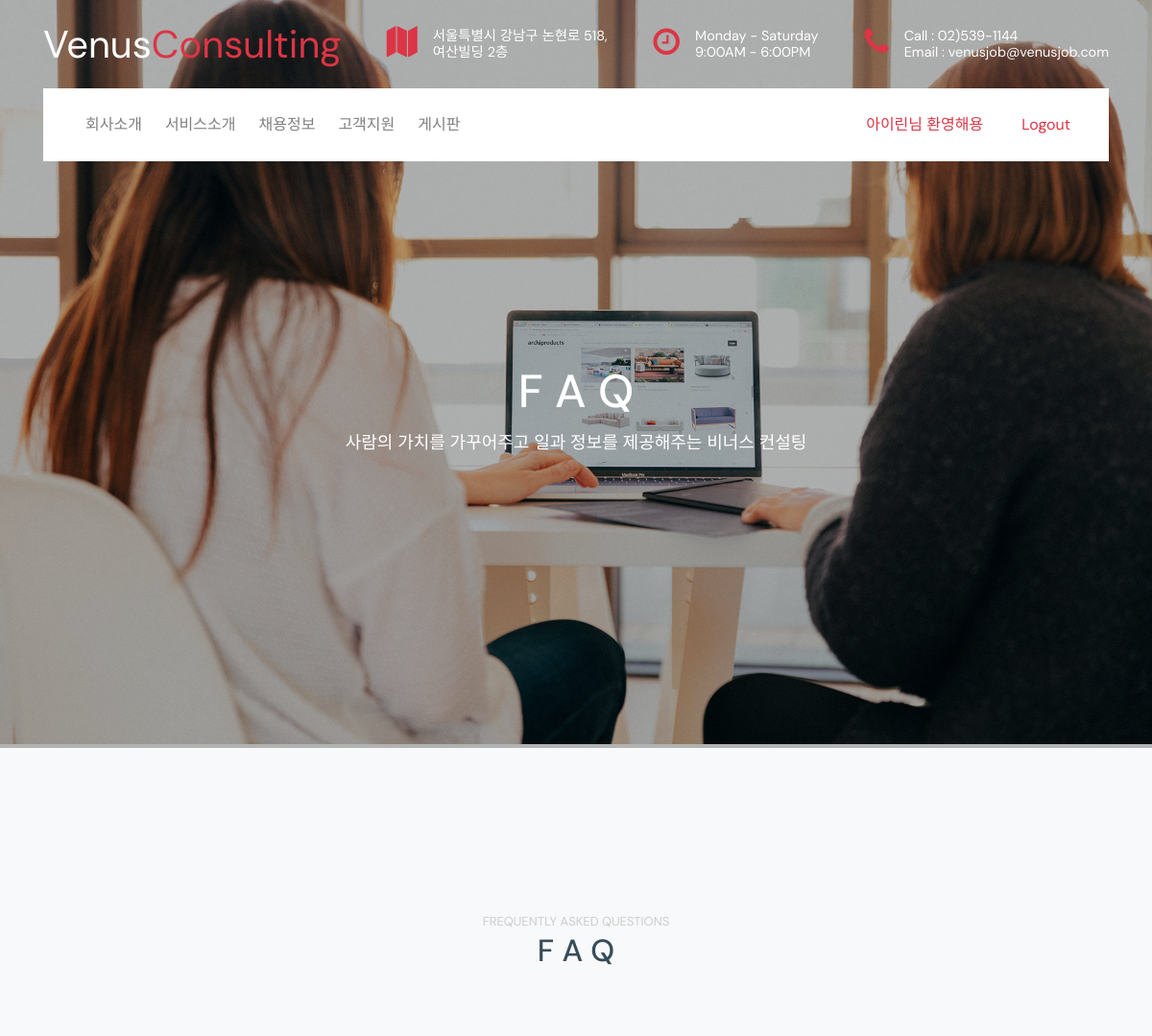
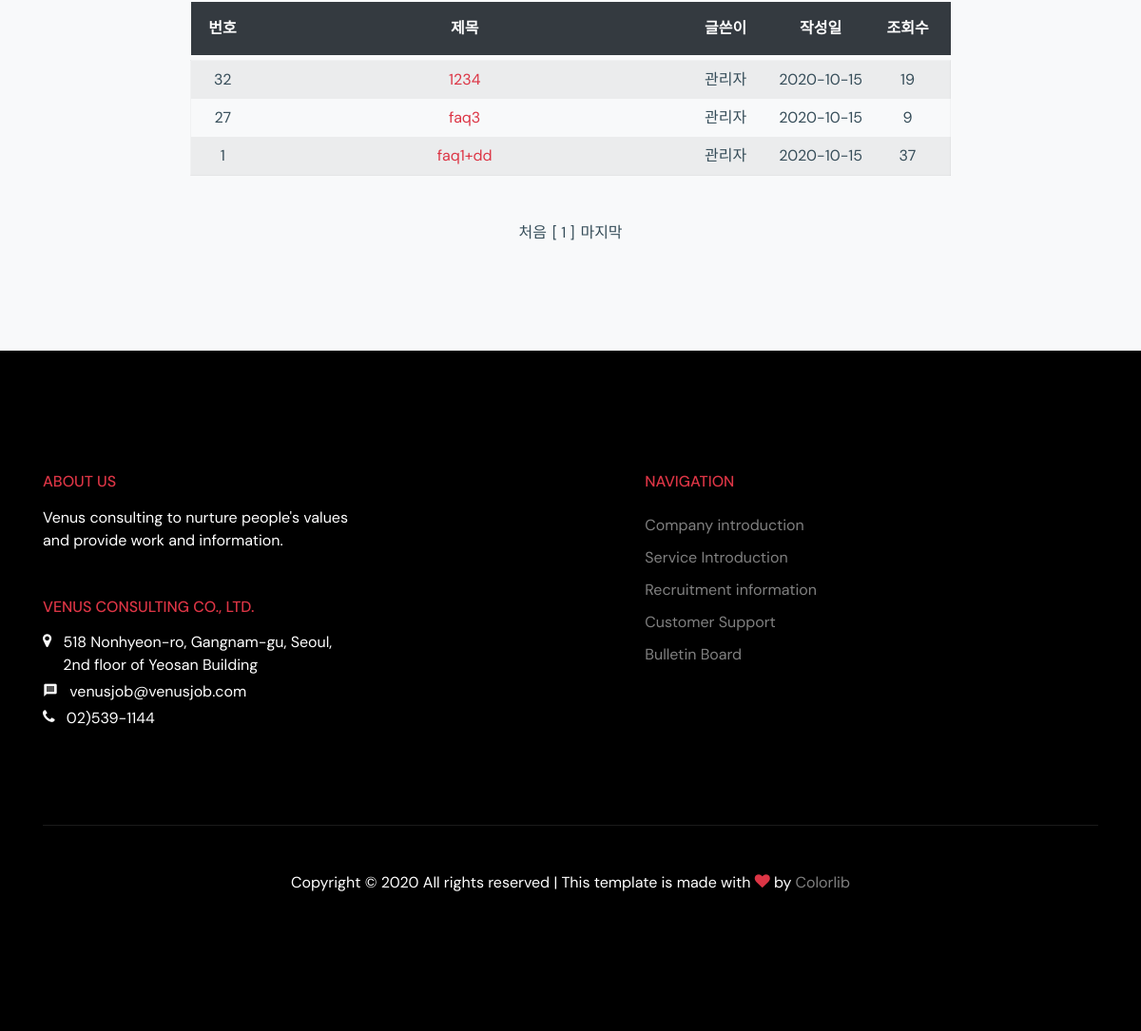
Page /faq_board.php (signed in) on the committed database (2 pictures, top to bottom).
### tables this page shows
CREATE TABLE IF NOT EXISTS `member` (
  `memberId` varchar(50) NOT NULL,
  `password` varchar(50) DEFAULT NULL,
  `name` varchar(50) DEFAULT NULL,
  `email` varchar(50) DEFAULT NULL,
  `birthDate` date DEFAULT NULL,
  `phone` varchar(50) DEFAULT NULL,
  `address` varchar(50) DEFAULT '//',
  `profileImg` varchar(50) DEFAULT NULL,
  `hopeArea` varchar(50) DEFAULT NULL,
  `hopeField` varchar(50) DEFAULT NULL,
  PRIMARY KEY (`memberId`)
);

CREATE TABLE IF NOT EXISTS `faq` (
  `faqNum` int(10) NOT NULL AUTO_INCREMENT,
  `title` varchar(255) NOT NULL,
  `content` text NOT NULL,
  `hit` int(11) NOT NULL,
  `date` date NOT NULL,
  `file` varchar(255) DEFAULT NULL,
  PRIMARY KEY (`faqNum`)
);

### session.php (called while the page is built, shortened)
<?php
    if(isset($_SESSION["id"])){
        $loginId=$_SESSION["id"];
    }
    else{
        $loginId=null;
    }
?>

### db/member/getMember.php (called while the page is built, shortened)
<?php
function getMemberById($id){
    include $_SERVER['DOCUMENT_ROOT'].'/venus/db/dbcon.php';
    $stmt = $con-> prepare('SELECT * FROM member WHERE memberId=:id');
    $stmt->bindParam(':id',$id);
    $stmt -> execute();
    $result = $stmt -> fetchAll(PDO:: FETCH_ASSOC);
    return $result[0];
}
?>

### db/jhDbcon.php (called while the page is built, shortened)
<?php
$maria_connect = mysqli_connect('localhost', 'sstyler7', 'hyukfamilly1!!', 'sstyler7');
$maria_connect -> set_charset("utf8");
function mq($sql){
  global $maria_connect;
  return $maria_connect->query($sql);
}

### faq_board.php (the view, shortened to what this page needs)
<?php
    include_once('header.php');
    include_once('./db/jhDbcon.php');
?>
       <div class="ftco-blocks-cover-1">
            <div class="site-section-cover overlay " data-stellar-background-ratio="0.5 " style="background-image: url('static/img/hero_1.jpg') ">
                <div class="container ">
                    <div class="row align-items-center justify-content-center text-center ">
                        <div class="col-md-8 mt-5 pt-5 ">
                            <h1 class="mb-3 ">F A Q</h1>
                            <p>사람의 가치를 가꾸어주고 일과 정보를 제공해주는 비너스 컨설팅</p>
                        </div>
                    </div>
                </div>
            </div>
        </div>
        <div class="site-section bg-light text-center">
            <div>
                <div class="row justify-content-center mt-2 mb-5">
                    <div id="news" class="col-md-8 mt-5 text-center heading-section ftco-animate fadeInUp ftco-animated">
                        <span class="subtitle">Frequently asked questions</span>
                        <h2 class="mb-4">F A Q</h2>
                    </div>
                </div>
                <table class="col-md-8 text-center table-striped m-auto">
                    <thead>
                        <tr class="bg-dark text-white">
                            <th width="70" class="p-3">번호</th>
                            <th width="500">제목</th>
                            <th width="120">글쓴이</th>
                            <th width="100">작성일</th>
                            <th width="100">조회수</th>
                        </tr>
                        <tr>
                            <th style="font-size:2px">&nbsp;</th>
                        </tr>
                    </thead>
                    <?php
                        if(isset($_GET['page'])){
                            $page = $_GET['page'];
                        }else{
                            $page = 1;
                        }
                        $sql = mq("select * from faq");
                        $row_num = mysqli_num_rows($sql);
                        $list = 10;
                        $block_ct = 5;
                        $block_num = ceil($page/$block_ct);
                        $block_start = (($block_num - 1) * $block_ct) + 1;
                        $block_end = $block_start + $block_ct - 1;
                        $total_page = ceil($row_num / $list);
                        if($block_end > $total_page)$block_end = $total_page;
                        $start_num = ($page-1) * $list;
                    ?>
                    <tbody style="border:1px solid #00000008">
                        <?php
                            $sql = mq("select * from faq order by faqNum desc limit $start_num, $list");
                                    while($board = $sql->fetch_array())
                                    {
                                        $title=$board["title"];
                                        $num=$board["faqNum"];
                                        echo "<tr>";
                                        echo "<td class='p-2'>".$num."</td>";
                                        echo "<td><a href='./faq_read.php?num=".$num."'>".$title."</a></td>";
                                        echo "<td>관리자</td>";
                                        echo "<td>".$board['date']." </td>";
                                        echo "<td>".$board['hit']." </td>";
                                        echo "</tr>";
                                    }
                        ?>
                    </tbody>
                </table>
                <div id="page" class='mt-5'>
                    <ul class="col-md-8 text-center m-auto p-auto">
                        <?php
                            if($page <= 1){
                                echo "<li>처음</li>";
                            }else{
                                echo "<li><a href='?page=1'>처음</a></li>";
                            }
                            for($i=$block_start; $i<=$block_end; $i++){
                                if($page == $i){
                                echo "<li>[ $i ]</li>";
                                }else{
                                echo "<li><a href='?page=$i'>[ $i ]</a></li>";
                                }
                            }
                            if($page >= $total_page){
                                echo "<li>마지막</li>";
                            }else{
                                echo "<li><a href='?page=$total_page'>마지막</a></li>";
                            }
                        ?>
                    </ul>
                </div>
            </div>
        </div>
<?php
    include_once('footer.php');
?>

### header.php (shortened to what this page needs)
<?php
include_once "session.php";
include_once "db/member/getMember.php";
?>
<!doctype html>
<html lang="en">
<head>
    <link rel="stylesheet" href="static/css/origin/style.css">
    <link rel="stylesheet" href="static/fonts/icomoon/style.css">
    <link rel="stylesheet" href="static/css/origin/bootstrap.min.css">
    <link rel="stylesheet" href="static/css/origin/bootstrap-datepicker.css">
    <link rel="stylesheet" href="static/css/origin/jquery.fancybox.min.css">
    <link rel="stylesheet" href="static/css/origin/owl.carousel.min.css">
    <link rel="stylesheet" href="static/css/origin/owl.theme.default.min.css">
    <link rel="stylesheet" href="static/fonts/flaticon/font/flaticon.css">
    <link rel="stylesheet" href="static/css/origin/aos.css">
</head>
<body data-spy="scroll" data-target=".site-navbar-target" data-offset="300">
    <div class="site-wrap" id="home-section">
        <header id='header' class="site-navbar site-navbar-target" role="banner">
            <div class="container mb-3">
                <div class="d-flex align-items-center">
                    <div class="site-logo mr-auto">
                        <a href="index.php">Venus<span class="text-primary">Consulting</span></a>
                    </div>
                    <div class="site-quick-contact d-none d-lg-flex ml-auto ">
                        <div class="d-flex site-info align-items-center mr-5">
                            <span class="block-icon mr-3"><span class="icon-map"></span></span>
                            <span>서울특별시 강남구 논현로 518,<br />여산빌딩 2층</span>
                        </div>
                        <div class="d-flex site-info align-items-center mr-5">
                            <span class="block-icon mr-3"><span class="icon-clock-o"></span></span>
                            <span>Monday - Saturday<br />9:00AM - 6:00PM</span>
                        </div>
                        <div class="d-flex site-info align-items-center">
                            <span class="block-icon mr-3"><span class="icon-phone"></span></span>
                            <span>Call : 02)539-1144<br />Email : venusjob@venusjob.com</span>
                        </div>
                    </div>
                </div>
            </div>
            <div class="container">
                <div class="menu-wrap d-flex align-items-center" style="position:relative;">
                    <nav class="navbar navbar-expand-lg navbar-light">
                        <div class="collapse navbar-collapse" id="navbarSupportedContent">
                            <ul class="navbar-nav mr-auto">
                                <li class="nav-item dropdown mr-2">
                                    <a class="nav-link" href="./companyIntro.php" id="navbarDropdown" role="button"
                                        aria-haspopup="true" aria-expanded="false">
                                        회사소개
                                    </a>
                                </li>
                                <li class="nav-item dropdown mr-2">
                                    <a class="nav-link" href="./services.php" id="navbarDropdown" role="button"
                                        aria-haspopup="true" aria-expanded="false">
                                        서비스소개
                                    </a>
                                </li>
                                <li class="nav-item dropdown mr-2">
                                    <a class="nav-link" href="./job-info.php" id="navbarDropdown" role="button"
                                        data-toggle="dropdown" aria-haspopup="true" aria-expanded="false">
                                        채용정보
                                    </a>
                                </li>
                                <li class="nav-item dropdown mr-2">
                                    <a class="nav-link"  href="./customerSupport.php" id="navbarDropdown" role="button"
                                        aria-haspopup="true" aria-expanded="false">
                                        고객지원
                                    </a>
                                </li>
                                <li class="nav-item dropdown">
                                    <a class=" nav-link " href="./notice_board.php" id="navbarDropdown " role="button "
                                        aria-haspopup="true " aria-expanded="false ">
                                        게시판
                                    </a>
                                </li>
                            </ul>
                        </div>
                    </nav>
                    <div class="member-menu" style="display:inherit; position:absolute; right:0;">
                    <?php if($loginId)  {?>
                        <div class="nav-item dropdown mr-2">
                            <a class="nav-link" href="mypage-main.php" id="navbarDropdown" role="button"
                                aria-haspopup="true" aria-expanded="false">
                                <?php
                                    echo getMemberById($loginId)['name']."님 환영해용" ;
                                ?>
                            </a>
                        </div>
                        <div class="nav-item dropdown mr-4">
                            <a class="nav-link" href="logout.php">
                                Logout
                            </a>
                        </div>
                    </div>
                    <?php }
                            else{
                            echo "<div class='nav-item dropdown mr-4'><a href='login-regist.php'><span>LOGIN/REGIST</span></a></div>";
                            }
                        ?>
                </div>
            </div>
        </header>

### static/css/origin/style.css (style rules this page uses)
html { overflow-x: hidden; }
body { line-height: 1.7; color: #364d59 !important; font-weight: 300; font-size: 1rem; }
a { -webkit-transition: .3s all ease; -o-transition: .3s all ease; transition: .3s all ease; text-decoration: none; }
h1, h2, h3, h4, h5, .h1, .h2, .h3, .h4, .h5 { font-weight: 300; color: #364d59; }
.site-section { padding: 2.5em 0; }
@media (min-width: 768px) { .site-section { padding: 5em 0; } }
.site-navbar { margin-bottom: 0px; z-index: 1999; position: absolute; top: 0; width: 100%; padding: 1rem; }
.site-navbar .site-logo { margin: 0; padding: 0; font-size: 2.5rem; }
.site-navbar .site-logo a { color: #fff; }
.site-section-cover { position: relative; background-size: cover; background-repeat: no-repeat; background-position: center center; }
.site-section-cover, .site-section-cover .container { position: relative; z-index: 2; }
.site-section-cover, .site-section-cover .container>.row { padding: 9rem 0; }
.site-section-cover.overlay { position: relative; }
.site-section-cover.overlay:before { position: absolute; content: ""; top: 0; left: 0; right: 0; bottom: 0; background: rgba(0, 0, 0, 0.3); z-index: 1; }
.site-section-cover h1 { font-size: 3rem; color: #fff; line-height: 1; }
.site-section-cover p { font-size: 18px; color: #fff; }
.site-section { padding: 7rem 0; }
.bg-light { background-color: #f6f5f5 !important; }
.site-info { line-height: 1.2; color: #fff; font-size: .9rem; }
.site-info .block-icon { font-size: 2rem; color: #dc3545; }
.menu-wrap { padding: 10px 20px; background: #fff; }
.subtitle { font-size: 13px; text-transform: uppercase; color: #ccc; }
html { font-family: "Noto Sans KR", sans-serif; }
body, ul, li { margin: 0; padding: 0; list-style: none; }
a { color: inherit; text-decoration: none; }
.row::after { content: ""; display: block; clear: both; }

### faq_board.php (style rules this page uses)
#page ul li { display:inline-block; zoom:1; display:inline; padding:3px; }

### rows in the picture
member: name "아이린"
faq: faqNum "32", title "1234", date "2020-10-15", hit "19"
faq: faqNum "27", title "faq3", date "2020-10-15", hit "9"
faq: faqNum "1", title "faq1+dd", date "2020-10-15", hit "37"
